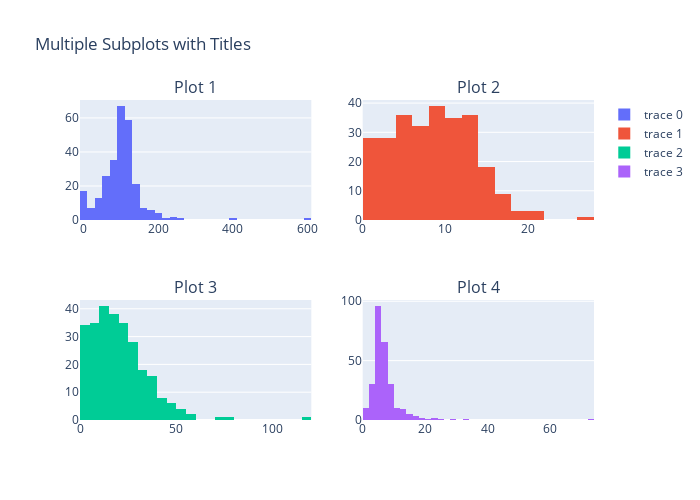

Here is the notebook cell this chart was saved with:
### Code cell
import plotly.graph_objects as go
from plotly.subplots import make_subplots

fig = make_subplots(rows=2, cols=2, subplot_titles=("Plot 1", "Plot 2", "Plot 3", "Plot 4"))

fig.add_trace(go.Histogram(x=pp_df["SR"]), row=1, col=1)
fig.add_trace(go.Histogram(x=pp_df["RPI"]), row=1, col=2)
fig.add_trace(go.Histogram(x=pp_df["BPD"]), row=2, col=1)
fig.add_trace(go.Histogram(x=pp_df["BPB"]), row=2, col=2)

fig.update_layout(height=500, width=700, title_text="Multiple Subplots with Titles")
fig.show()

# import plotly.express as px
# fig = px.histogram(pp_df, x="SR")
# fig.show()

# fig = px.histogram(pp_df, x="RPI")
# fig.show()

# fig = px.histogram(pp_df, x="BPD")
# fig.show()

# fig = px.histogram(pp_df, x="BPB")
# fig.show()

### Figure 1 — Plotly figure (JSON) as saved in the notebook; plotly's stock layout.template omitted (floating-point values rounded to 4 significant figures; data arrays with more than 128 entries replaced by an {"elided": "..."} marker saying what was removed)
{"data": [{"type": "histogram", "x": {"elided": "268 float values"}, "xaxis": "x", "yaxis": "y"}, {"type": "histogram", "x": {"elided": "268 float values"}, "xaxis": "x2", "yaxis": "y2"}, {"type": "histogram", "x": {"elided": "268 float values"}, "xaxis": "x3", "yaxis": "y3"}, {"type": "histogram", "x": {"elided": "268 float values"}, "xaxis": "x4", "yaxis": "y4"}], "layout": {"annotations": [{"font": {"size": 16}, "showarrow": false, "text": "Plot 1", "x": 0.225, "xanchor": "center", "xref": "paper", "y": 1, "yanchor": "bottom", "yref": "paper"}, {"font": {"size": 16}, "showarrow": false, "text": "Plot 2", "x": 0.775, "xanchor": "center", "xref": "paper", "y": 1, "yanchor": "bottom", "yref": "paper"}, {"font": {"size": 16}, "showarrow": false, "text": "Plot 3", "x": 0.225, "xanchor": "center", "xref": "paper", "y": 0.375, "yanchor": "bottom", "yref": "paper"}, {"font": {"size": 16}, "showarrow": false, "text": "Plot 4", "x": 0.775, "xanchor": "center", "xref": "paper", "y": 0.375, "yanchor": "bottom", "yref": "paper"}], "height": 500, "title": {"text": "Multiple Subplots with Titles"}, "width": 700, "xaxis": {"anchor": "y", "domain": [0, 0.45]}, "xaxis2": {"anchor": "y2", "domain": [0.55, 1]}, "xaxis3": {"anchor": "y3", "domain": [0, 0.45]}, "xaxis4": {"anchor": "y4", "domain": [0.55, 1]}, "yaxis": {"anchor": "x", "domain": [0.625, 1]}, "yaxis2": {"anchor": "x2", "domain": [0.625, 1]}, "yaxis3": {"anchor": "x3", "domain": [0, 0.375]}, "yaxis4": {"anchor": "x4", "domain": [0, 0.375]}}}
